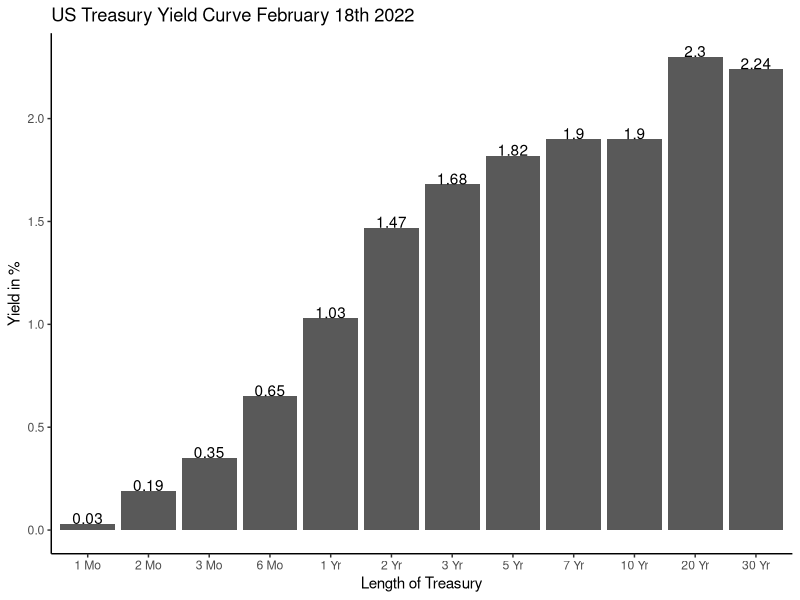

The R source for this figure:
## ---- chunk 1

library(tidyverse)
library(forcats)

Time <- c("1 Mo", 	"2 Mo", 	"3 Mo",	"6 Mo",	"1 Yr",	"2 Yr", 	"3 Yr", 	"5 Yr", "7 Yr",	"10 Yr",	"20 Yr"	,"30 Yr")
Yield <- c(.03, .19, .35, .65, 1.03, 1.47, 1.68, 1.82, 1.90, 1.90, 2.3, 2.24)


Treasury <- data.frame(Time, Yield)

 Treasury %>%
  mutate(name = fct_relevel(Time, 
            "1 Mo", 	"2 Mo", 	"3 Mo",	"6 Mo",	"1 Yr",	"2 Yr", 	"3 Yr", 	"5 Yr", "7 Yr",	"10 Yr",	"20 Yr"	,"30 Yr")) %>%
  ggplot( aes(x=name, y=Yield)) +
    geom_bar(stat="identity") + geom_text(aes(label = Yield), vjust = 0)+ ggtitle("US Treasury Yield Curve February 18th 2022") + ylab("Yield in %") + xlab("Length of Treasury") + 
     theme_bw() + 
     theme(panel.grid.major = element_blank(), panel.grid.minor = element_blank(),
       panel.border = element_blank(),
       axis.line = element_line())

